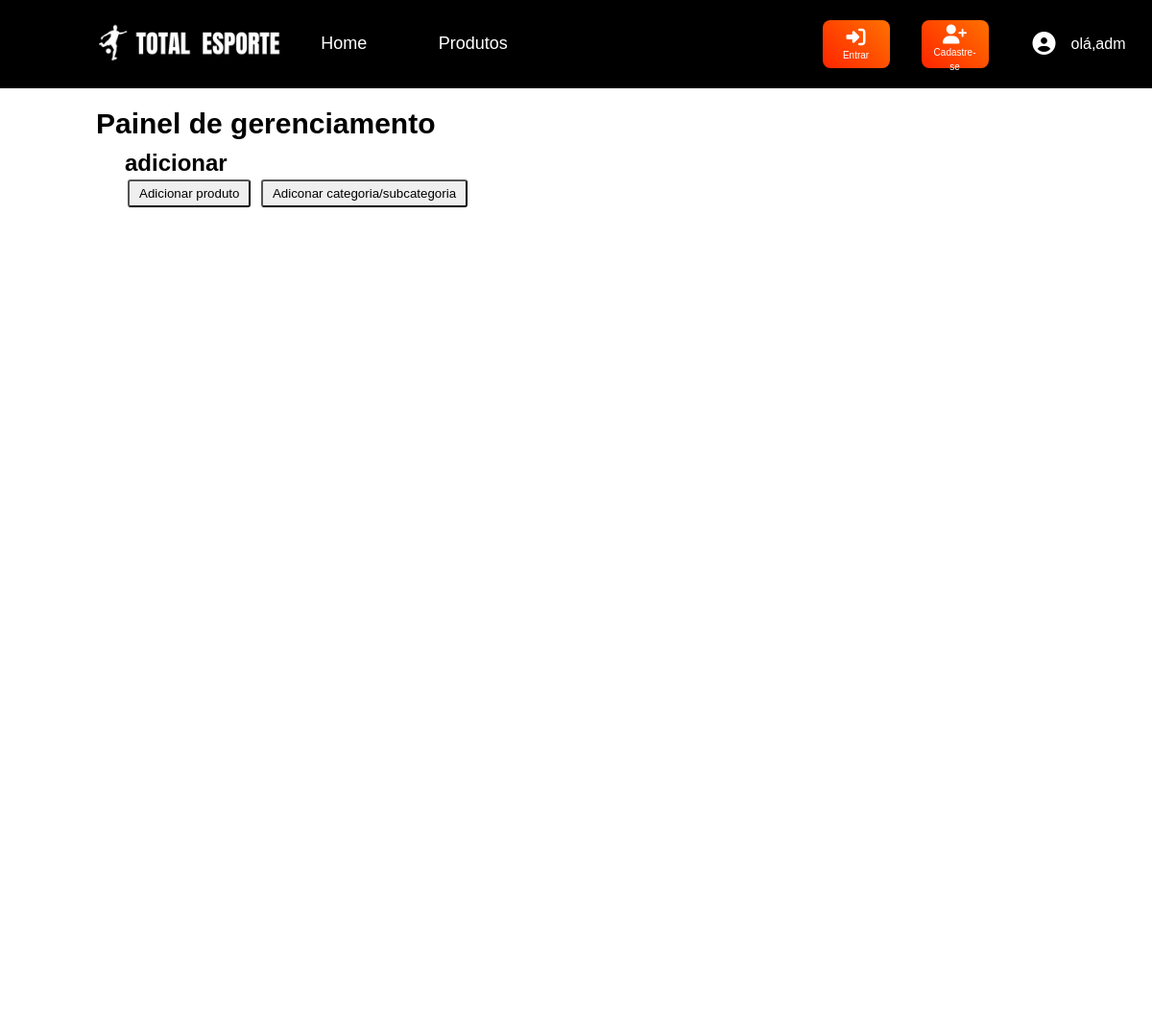
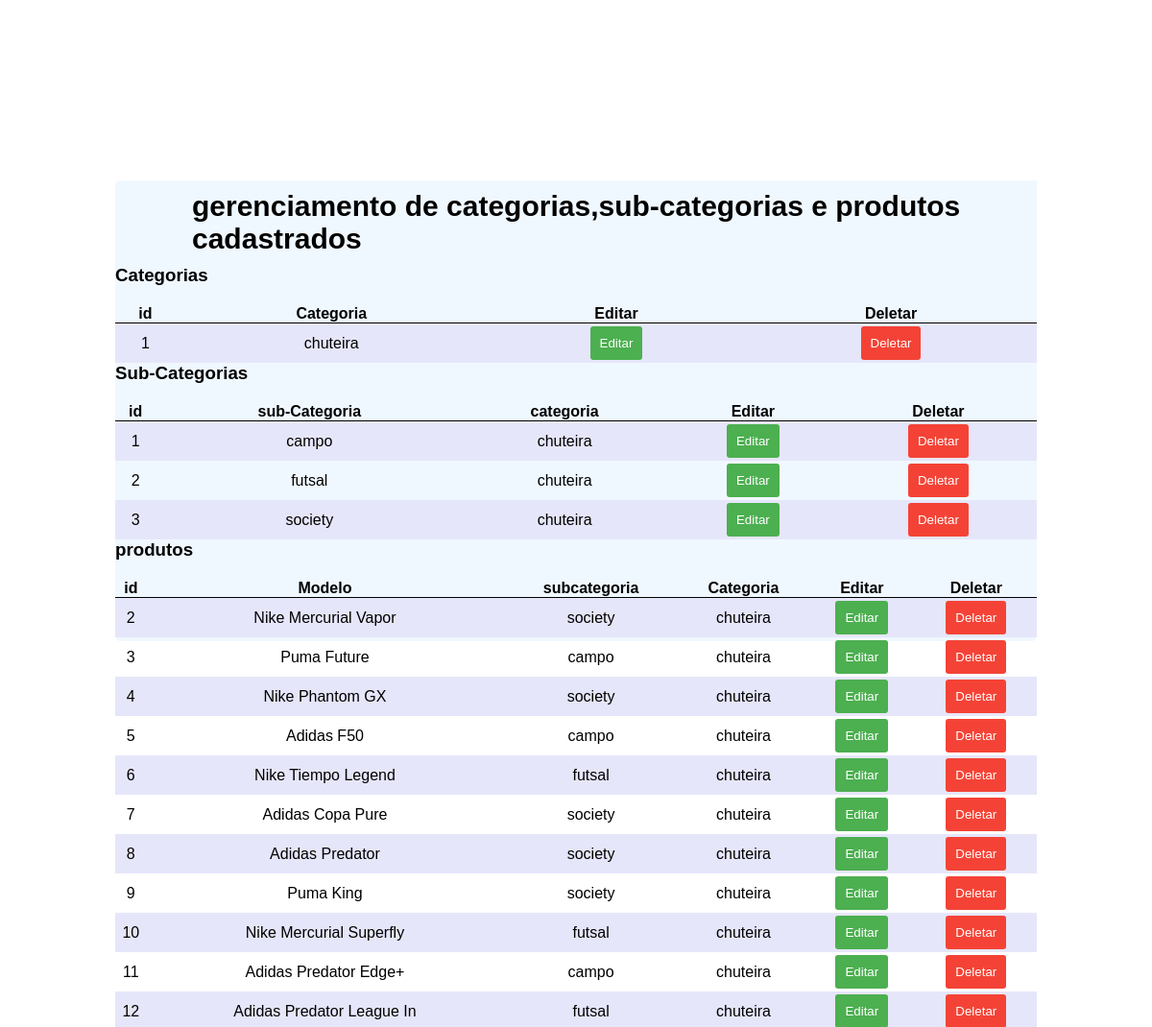
Page /TOTAL_ESPORTES/painelDeProdutos.php (signed in) on the committed database (2 pictures, top to bottom).
### tables this page shows
CREATE TABLE `categoria` (
  `id_categoria` int(11) NOT NULL,
  `nome_categoria` varchar(45) DEFAULT NULL
);

CREATE TABLE `sub_categoria` (
  `id_sub_categoria` int(11) NOT NULL,
  `s_categoria` varchar(45) DEFAULT NULL,
  `id_categoria` int(11) DEFAULT NULL
);

CREATE TABLE `produto` (
  `id_produto` int(11) NOT NULL,
  `modelo` varchar(50) DEFAULT NULL,
  `preco` double DEFAULT NULL,
  `tamanho` int(11) DEFAULT NULL,
  `imagem` varchar(500) DEFAULT NULL,
  `desc_breve` varchar(200) DEFAULT NULL,
  `id_categoria` int(11) DEFAULT NULL,
  `id_subcategoria` int(11) DEFAULT NULL
);

### TOTAL_ESPORTES/painelDeProdutos.php (the view, shortened to what this page needs)
<!DOCTYPE html>
<html lang="pt-br">
<head>
    <link rel="stylesheet" href="Estilos/painelDeProdutos.css">
    <link rel="stylesheet" href="Estilos/header.css">
</head>
<body>
<header>
    <div class="container">
    <div class="logo"><img src="imagens/Logo.png"></div>
    <div class="menu">
        <nav>
            <a href="index.php">Home</a>
            <a href="produtos.php">Produtos</a>
        </nav>
    </div>
    <div class="sessao">
        <button><i class="fa-solid fa-right-to-bracket"></i><Br> <a href="login.php">  Entrar  </a></button>
        <button><i class="fa-solid fa-user-plus"></i><Br> <a href="cadastro.php">  Cadastre-se  </a></button>
    </div>
    <div class="perfil">
      <button id="botao-perfil"><i class="fa-solid fa-user-circle"></i></button>
  </div>
  <p style="color: white;" >
    <?php
      if(isset($_SESSION['nome_usuario'])){
      echo "olá," . $_SESSION['nome_usuario'];
      }
    ?>
  </p>
  </div>
</header>
    <main>
        <h1>Painel de gerenciamento</h1>
        <div class="adicionar" >
            <h2>adicionar</h2>
            <a href="addprodutos.php" ><button>Adicionar produto</button></a>
            <a href="addcategoria.php" ><button  >Adiconar categoria/subcategoria</button></a>
        </div>
        <div class="painel" >
            <h1>gerenciamento de categorias,sub-categorias e produtos cadastrados</h1>
            <div class="container-lista" >
                <table> <h3>Categorias</h3>
                    <thead>
                        <tr>
                            <th>id</th>
                            <th>Categoria</th>
                            <th>Editar</th>
                            <th>Deletar</th>
                        </tr>
                    </thead>
                    <tbody>
                        <?php
                        include('Conexao/conexao.php');
                        $sql = "SELECT id_categoria, nome_categoria from categoria;";
                        $result = $conexao->query($sql);
                        if ($result->num_rows > 0){
                            while($row = $result->fetch_assoc()){
                                echo "<tr class='categoria' >";
                                echo "<td><p>" . $row['id_categoria'] . "</p></td><td><p class='edit_text' >" . $row['nome_categoria'] . "</p></td><td><button class='edit-btn'>Editar</button></td><td><button class='delete-btn'>Deletar</button></td>" ;
                                echo "</tr>";
                            }
                        }else{
                            echo ('sem resultados');
                        }
                        ?>
                    </tbody>
                </table>
            </div>
            <div class="container-lista" >
                <table> <h3>Sub-Categorias</h3>
                    <thead>
                        <tr>
                            <th>id</th>
                            <th>sub-Categoria</th>
                            <th>categoria</th>
                            <th>Editar</th>
                            <th>Deletar</th>
                        </tr>
                    </thead>
                    <tbody>
                        <?php
                        include('Conexao/conexao.php');
                        $sql = "SELECT id_sub_categoria,sub_categoria.s_categoria, categoria.nome_categoria FROM sub_categoria JOIN categoria ON sub_categoria.id_categoria = categoria.id_categoria;";
                        $result = $conexao->query($sql);
                        if ($result->num_rows > 0){
                            while($row = $result->fetch_assoc()){
                                echo "<tr class='subcategoria'>";
                                echo "<td><p>" . $row['id_sub_categoria'] . "</p></td><td><p class='edit_text' >" . $row['s_categoria'] . "</p></td><td>" . $row['nome_categoria'] . "</p></td><td><button class='edit-btn'>Editar</button></td><td><button class='delete-btn'>Deletar</button></td>" ;
                                echo "</tr>";
                            }
                        }else{
                            echo ('sem resultados');
                        }
                        ?>
                    </tbody>
                </table>
            </div>
            <div class="container-lista" >
                <table> <h3>produtos</h3>
                    <thead>
                        <tr>
                            <th>id</th>
                            <th>Modelo</th>
                            <th>subcategoria</th>
                            <th>Categoria</th>
                            <th>Editar</th>
                            <th>Deletar</th>
                        </tr>
                    </thead>
                    <tbody>
                        <?php
                        include('Conexao/conexao.php');
                        $sql = "SELECT produto.id_produto,categoria.nome_categoria ,sub_categoria.s_categoria,produto.modelo FROM produto INNER JOIN sub_categoria ON produto.id_subcategoria = sub_categoria.id_sub_categoria INNER JOIN categoria ON produto.id_categoria = categoria.id_categoria;";
                        $result = $conexao->query($sql);
                        if ($result->num_rows > 0){
                            while($row = $result->fetch_assoc()){
                                echo "<tr class='produto' >";
                                echo "<td><p>" . $row['id_produto'] . "</p></td><td><p class='edit_text' >" . $row['modelo'] . "</p></td><td>" . $row['s_categoria'] . "</td><td>" . $row['nome_categoria'] . "</td><td><button class='edit-btn'>Editar</button></td><td><button class='delete-btn'>Deletar</button></td>" ;
                                echo "</tr>";
                            }
                        }else{
                            echo ('sem resultados');
                        }
                        ?>
                    </tbody>
                </table>
            </div>
        </div>
    </main>
</body>
</html>

### TOTAL_ESPORTES/Estilos/painelDeProdutos.css (style rules this page uses)
* { padding: 0; margin: 0; box-sizing: border-box; font-family: sans-serif; }
main { width: 100%; margin-top: 20px; }
main h1 { font-size: 30px; margin-left: 100px; }
.adicionar { margin-top: 10px; margin-left: 130px; }
.painel { position: absolute; top: 70%; left: 50%; transform: translate(-50% , -50%); background-color: aliceblue; border-radius: 5px; width: 80%; height: 60vh; }
.painel h1 { margin-left: 70px; background-color: aliceblue; padding: 10px; }
table { width: 100%; border-collapse: collapse; margin-top: 20px; }
table th { border-bottom: 1px solid black; }
table tbody tr:nth-child(odd) { background-color: #E6E6FA; }
.container-lista table { width: 100%; text-align: center; }
button { padding: 5px 10px; margin: 3px; cursor: pointer; border-radius: 3px; }
.edit-btn { background-color: #4CAF50; color: white; border: none; padding: 10px; }
.delete-btn { background-color: #f44336; color: white; border: none; padding: 10px; }

### TOTAL_ESPORTES/Estilos/header.css (style rules this page uses)
.container { max-width: 1080px; display: flex; margin: auto; align-items: center; justify-content: space-between; }
header { background-color: black; width: 100%; padding: 15px; padding-left: 80px; }
.logo { width: 25%; }
.logo img { width: 200px; cursor: pointer; }
.sessao { width: 25%; display: flex; justify-content: flex-end; }
.sessao button { width: 70px; height: 50px; background-image: linear-gradient(45deg, #FF2500, #FF7100); border: none; border-radius: 8px; margin-right: 30px; cursor: pointer; }
.sessao button i { font-size: 20px; color: white; }
.sessao button a { font-size: 10px; color: white; padding-top: 10px; text-decoration: none; }
#botao-perfil { width: 50px; height: 50px; background-color: transparent; border: none; cursor: pointer; color: white; font-size: 24px; }
.menu { width: 50%; margin-top: 20px; }
.menu nav a { color: white; text-decoration: none; padding-right: 70px; font-size: 18px; position: relative; }
.menu nav a::after { content: " "; width: 0%; height: 4px; background-image: linear-gradient(45deg, #FF2500, #FF7100); position: absolute; top: 30px; left: 0%; transition: width 0.5s; }

### rows in the picture
categoria: id_categoria "1", nome_categoria "chuteira"
sub_categoria: id_sub_categoria "1", s_categoria "campo", id_categoria.nome_categoria "chuteira"
sub_categoria: id_sub_categoria "2", s_categoria "futsal", id_categoria.nome_categoria "chuteira"
sub_categoria: id_sub_categoria "3", s_categoria "society", id_categoria.nome_categoria "chuteira"
produto: id_produto "2", modelo "Nike Mercurial Vapor", id_subcategoria.s_categoria "society", id_categoria.nome_categoria "chuteira"
produto: id_produto "3", modelo "Puma Future", id_subcategoria.s_categoria "campo", id_categoria.nome_categoria "chuteira"
produto: id_produto "4", modelo "Nike Phantom GX", id_subcategoria.s_categoria "society", id_categoria.nome_categoria "chuteira"
produto: id_produto "5", modelo "Adidas F50", id_subcategoria.s_categoria "campo", id_categoria.nome_categoria "chuteira"
produto: id_produto "6", modelo "Nike Tiempo Legend", id_subcategoria.s_categoria "futsal", id_categoria.nome_categoria "chuteira"
produto: id_produto "7", modelo "Adidas Copa Pure", id_subcategoria.s_categoria "society", id_categoria.nome_categoria "chuteira"
produto: id_produto "8", modelo "Adidas Predator", id_subcategoria.s_categoria "society", id_categoria.nome_categoria "chuteira"
produto: id_produto "9", modelo "Puma King", id_subcategoria.s_categoria "society", id_categoria.nome_categoria "chuteira"
produto: id_produto "10", modelo "Nike Mercurial Superfly", id_subcategoria.s_categoria "futsal", id_categoria.nome_categoria "chuteira"
produto: id_produto "11", modelo "Adidas Predator Edge+", id_subcategoria.s_categoria "campo", id_categoria.nome_categoria "chuteira"
produto: id_produto "12", modelo "Adidas Predator League In", id_subcategoria.s_categoria "futsal", id_categoria.nome_categoria "chuteira"

### other values in the picture
$_SESSION['nome_usuario'] "adm"
